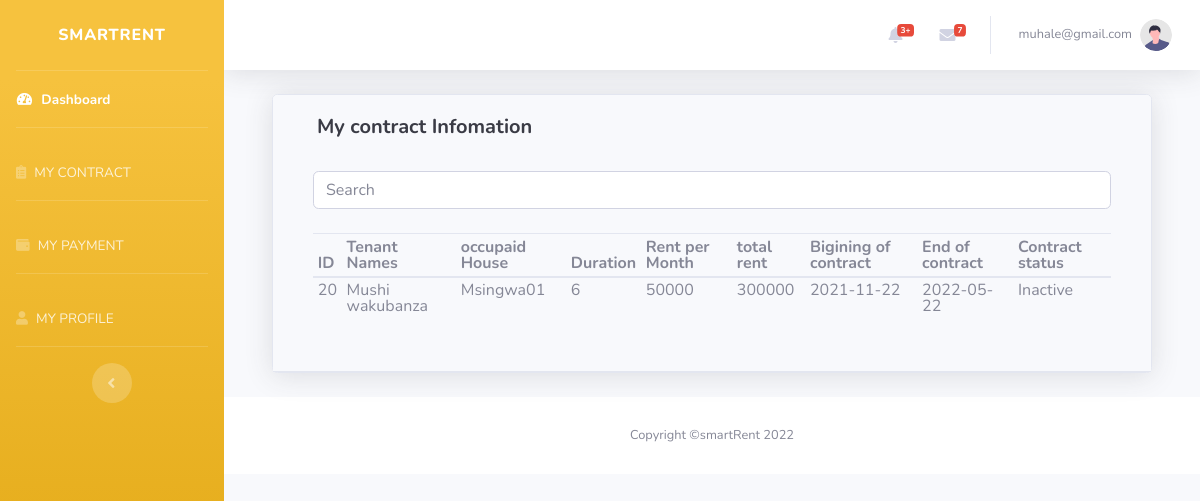
The app's page /tenant/tenantcontract.php (signed in) with its own data.
### tables this page shows
CREATE TABLE `contracts` (
  `id` int(10) NOT NULL,
  `tenantnames` varchar(100) NOT NULL,
  `occupiedhouse` varchar(100) NOT NULL,
  `timeduration` int(100) NOT NULL,
  `monthrent` int(100) NOT NULL,
  `totalrent` int(100) NOT NULL,
  `beginingdate` date NOT NULL,
  `enddate` date NOT NULL,
  `contractstatus` varchar(20) NOT NULL
);

### tenant/tenantcontract.php (the view, shortened to what this page needs)
<?php
   include('includes/header.php');
   include('includes/navbar.php');
   $link = mysqli_connect('localhost', 'root','', 'srental');
    $query = "SELECT * from contracts";
    $result = mysqli_query($link, $query);
 ?>
 <div id="content-wrapper" class="d-flex flex-column">
<div id="content">
    <nav class="navbar navbar-expand navbar-light bg-white topbar mb-4 static-top shadow">
        <ul class="navbar-nav ml-auto">
            <li class="nav-item dropdown no-arrow mx-1">
                <a class="nav-link dropdown-toggle" href="#" id="alertsDropdown" role="button"
                    data-toggle="dropdown" aria-haspopup="true" aria-expanded="false">
                    <i class="fas fa-bell fa-fw"></i>
                    <span class="badge badge-danger badge-counter">3+</span>
                </a>
            </li>
            <li class="nav-item dropdown no-arrow mx-1">
                <a class="nav-link dropdown-toggle" href="#" id="messagesDropdown" role="button"
                    data-toggle="dropdown" aria-haspopup="true" aria-expanded="false">
                    <i class="fas fa-envelope fa-fw"></i>
                    <span class="badge badge-danger badge-counter">7</span>
                </a>
            </li>
            <li class="nav-item dropdown no-arrow">
                <a class="nav-link dropdown-toggle" href="#" id="userDropdown" role="button"
                    data-toggle="dropdown" aria-haspopup="true" aria-expanded="false">
                    <span class="mr-2 d-none d-lg-inline text-gray-600 small">
                    <?php
                                        echo $_SESSION['username'];
                                    ?>
                    </span>
                    <img class="img-profile rounded-circle"
                        src="img/undraw_profile.svg">
                </a>
            </li>
        </ul>
    </nav>
    <div class="container-fluid">
            <div class="container-fluid">
    <div class="card shadow mb-4">
      <div class="card-header py-3">
        <ul class="navbar-nav ml-auto">
            <li class="nav-item dropdown no-arrow">
                    <a class="dropdown-item" href="#" data-toggle="modal" data-target="#Modal">
                        <h5><b>My contract Infomation</b></h5>
                    </a>
               <div class="card-body">
                   <div class="form-outline mb-4">
                       <input type="search" class="form-control" id="dataTable-search-input" placeholder="Search">
                   </div>
                   <div class="table-responsive">
                        <table class="table table-sm" id="dataTable" width="100%" cellspacing="0" >
                           <thead>
                               <tr>
                                   <th>ID</th>
                                   <th>Tenant Names</th>
                                   <th>occupaid House</th>
                                   <th>Duration</th>
                                   <th>Rent per Month</th>
                                   <th>total rent</th>
                                   <th>Bigining of contract</th>
                                   <th>End of contract</th>
                                   <th>Contract status</th>
                               </tr>
                           </thead>
                           <?php
                                while($row1=mysqli_fetch_assoc($result))
                                {
                            ?>
                           <tbody>
                               <tr>
                                              <td><?php echo $row1['id']; ?></td>
                                               <td><?php echo $row1['tenantnames']; ?></td>
                                               <td><?php echo $row1['occupiedhouse']; ?></td>
                                               <td><?php echo $row1['timeduration']; ?></td>
                                               <td><?php echo $row1['monthrent']; ?></td>
                                               <td><?php echo $row1['totalrent']; ?></td>
                                               <td><?php echo $row1['beginingdate']; ?></td>
                                               <td><?php echo $row1['enddate']; ?></td>
                                               <td><?php echo $row1['contractstatus']; ?></td>
                               </tr>
                           </tbody>
                <?php
                    }
                ?>
                        </table>
                        </div>
                         </div>
                    </div>
                </div>
                </div>
    </div>
<?php
include('includes/footer.php');
?>

### records on screen
contracts: id "20", tenantnames "Mushi wakubanza", occupiedhouse "Msingwa01", timeduration "6", monthrent "50000", totalrent "300000", beginingdate "2021-11-22", enddate "2022-05-22", contractstatus "Inactive"

### other values on screen
$_SESSION['username'] "muhale@gmail.com"
